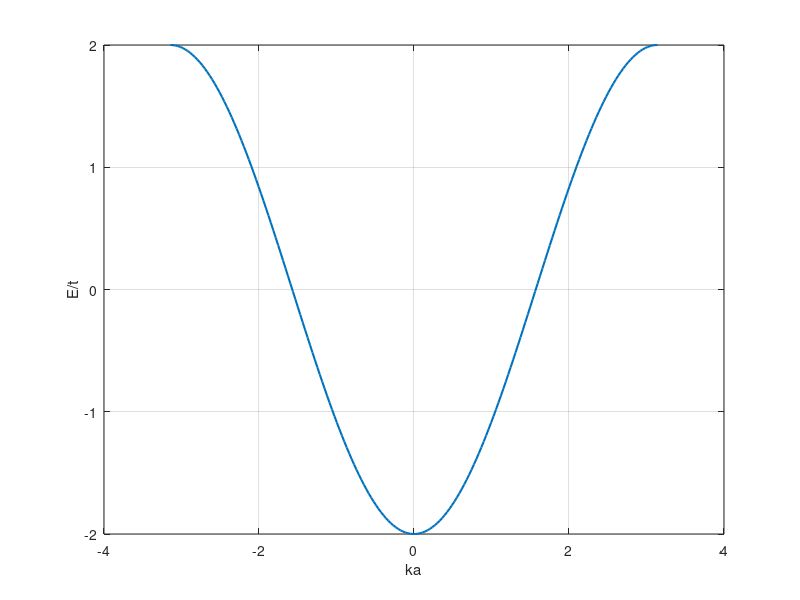

The MATLAB script that drew this image:
% Week 12 - 1D tight-binding band E(k) = eps0 - 2t cos(ka)
% Physical Chemistry 2, SKKU (Prof. S. Joon Kwon)
function wk12_tight_binding()
    N = 12; t = 1; H = zeros(N);
    for n = 1:N, m = mod(n, N) + 1; H(n, m) = -t; H(m, n) = -t; end
    e = sort(eig(H)); a = sort(-2*t*cos(2*pi*(0:N-1)'/N));
    fprintf('N = %d: max error %.2e, band width %.4f t\n', N, max(abs(e - a)), e(end) - e(1));
    fprintf('m*/m_e (t = 1 eV, a = 2.5 A) = %.3f\n', 7.619964/(2*1*2.5^2));
    for f = [0.25 0.5 1 1.5 2], fprintf('f = %.2f: band energy %+.4f t\n', f, -(4/pi)*sin(pi*f/2)); end
    k = linspace(-pi, pi, 200); figure; plot(k, -2*t*cos(k), 'LineWidth', 1.5); xlabel('ka'); ylabel('E/t'); grid on;
end
